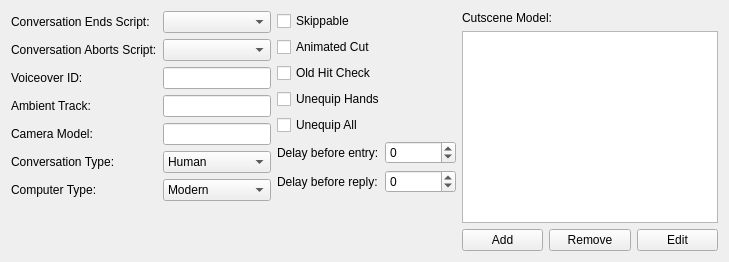
          <widget class="QWidget" name="fileTab">
           <attribute name="title">
            <string>This File</string>
           </attribute>
           <layout class="QHBoxLayout" name="horizontalLayout_11">
            <item>
             <layout class="QFormLayout" name="formLayout_6">
              <item row="0" column="0">
               <widget class="QLabel" name="label_37">
                <property name="text">
                 <string>Conversation Ends Script:</string>
                </property>
               </widget>
              </item>
              <item row="0" column="1">
               <widget class="FilterComboBox" name="onEndEdit"/>
              </item>
              <item row="1" column="0">
               <widget class="QLabel" name="label_38">
                <property name="text">
                 <string>Conversation Aborts Script:</string>
                </property>
               </widget>
              </item>
              <item row="1" column="1">
               <widget class="FilterComboBox" name="onAbortEdit"/>
              </item>
              <item row="2" column="0">
               <widget class="QLabel" name="label_39">
                <property name="text">
                 <string>Voiceover ID:</string>
                </property>
               </widget>
              </item>
              <item row="2" column="1">
               <widget class="QLineEdit" name="voIdEdit">
                <property name="maxLength">
                 <number>16</number>
                </property>
               </widget>
              </item>
              <item row="3" column="0">
               <widget class="QLabel" name="label_40">
                <property name="text">
                 <string>Ambient Track:</string>
                </property>
               </widget>
              </item>
              <item row="3" column="1">
               <widget class="QLineEdit" name="ambientTrackEdit">
                <property name="maxLength">
                 <number>16</number>
                </property>
               </widget>
              </item>
              <item row="4" column="0">
               <widget class="QLabel" name="label_41">
                <property name="text">
                 <string>Camera Model:</string>
                </property>
               </widget>
              </item>
              <item row="4" column="1">
               <widget class="QLineEdit" name="cameraModelEdit">
                <property name="maxLength">
                 <number>16</number>
                </property>
               </widget>
              </item>
              <item row="5" column="0">
               <widget class="QLabel" name="label_42">
                <property name="text">
                 <string>Conversation Type:</string>
                </property>
               </widget>
              </item>
              <item row="6" column="0">
               <widget class="QLabel" name="label_43">
                <property name="text">
                 <string>Computer Type:</string>
                </property>
               </widget>
              </item>
              <item row="5" column="1">
               <widget class="QComboBox" name="conversationSelect">
                <item>
                 <property name="text">
                  <string>Human</string>
                 </property>
                </item>
                <item>
                 <property name="text">
                  <string>Computer</string>
                 </property>
                </item>
                <item>
                 <property name="text">
                  <string>Type 3</string>
                 </property>
                </item>
                <item>
                 <property name="text">
                  <string>Type 4</string>
                 </property>
                </item>
                <item>
                 <property name="text">
                  <string>Type 5</string>
                 </property>
                </item>
               </widget>
              </item>
              <item row="6" column="1">
               <widget class="QComboBox" name="computerSelect">
                <item>
                 <property name="text">
                  <string>Modern</string>
                 </property>
                </item>
                <item>
                 <property name="text">
                  <string>Ancient</string>
                 </property>
                </item>
               </widget>
              </item>
             </layout>
            </item>
            <item>
             <layout class="QVBoxLayout" name="verticalLayout_11">
              <item>
               <layout class="QVBoxLayout" name="verticalLayout_10">
                <item>
                 <widget class="QCheckBox" name="skippableCheckbox">
                  <property name="text">
                   <string>Skippable</string>
                  </property>
                 </widget>
                </item>
                <item>
                 <widget class="QCheckBox" name="animatedCutCheckbox">
                  <property name="text">
                   <string>Animated Cut</string>
                  </property>
                 </widget>
                </item>
                <item>
                 <widget class="QCheckBox" name="oldHitCheckbox">
                  <property name="text">
                   <string>Old Hit Check</string>
                  </property>
                 </widget>
                </item>
                <item>
                 <widget class="QCheckBox" name="unequipHandsCheckbox">
                  <property name="text">
                   <string>Unequip Hands</string>
                  </property>
                 </widget>
                </item>
                <item>
                 <widget class="QCheckBox" name="unequipAllCheckbox">
                  <property name="text">
                   <string>Unequip All</string>
                  </property>
                 </widget>
                </item>
               </layout>
              </item>
              <item>
               <layout class="QFormLayout" name="formLayout_7">
                <item row="0" column="0">
                 <widget class="QLabel" name="label_44">
                  <property name="text">
                   <string>Delay before entry:</string>
                  </property>
                 </widget>
                </item>
                <item row="0" column="1">
                 <widget class="GFFFieldSpinBox" name="entryDelaySpin">
                  <property name="minimum">
                   <number>-2147483648</number>
                  </property>
                  <property name="maximum">
                   <number>2147483647</number>
                  </property>
                 </widget>
                </item>
                <item row="1" column="0">
                 <widget class="QLabel" name="label_45">
                  <property name="text">
                   <string>Delay before reply:</string>
                  </property>
                 </widget>
                </item>
                <item row="1" column="1">
                 <widget class="GFFFieldSpinBox" name="replyDelaySpin">
                  <property name="minimum">
                   <number>-2147483648</number>
                  </property>
                  <property name="maximum">
                   <number>2147483647</number>
                  </property>
                 </widget>
                </item>
               </layout>
              </item>
             </layout>
            </item>
            <item>
             <layout class="QVBoxLayout" name="verticalLayout_12">
              <item>
               <widget class="QLabel" name="label_46">
                <property name="text">
                 <string>Cutscene Model:</string>
                </property>
               </widget>
              </item>
              <item>
               <widget class="QListWidget" name="stuntList"/>
              </item>
              <item>
               <layout class="QHBoxLayout" name="horizontalLayout_13">
                <item>
                 <widget class="QPushButton" name="addStuntButton">
                  <property name="text">
                   <string>Add</string>
                  </property>
                 </widget>
                </item>
                <item>
                 <widget class="QPushButton" name="removeStuntButton">
                  <property name="text">
                   <string>Remove</string>
                  </property>
                 </widget>
                </item>
                <item>
                 <widget class="QPushButton" name="editStuntButton">
                  <property name="text">
                   <string>Edit</string>
                  </property>
                 </widget>
                </item>
               </layout>
              </item>
             </layout>
            </item>
           </layout>
          </widget>
